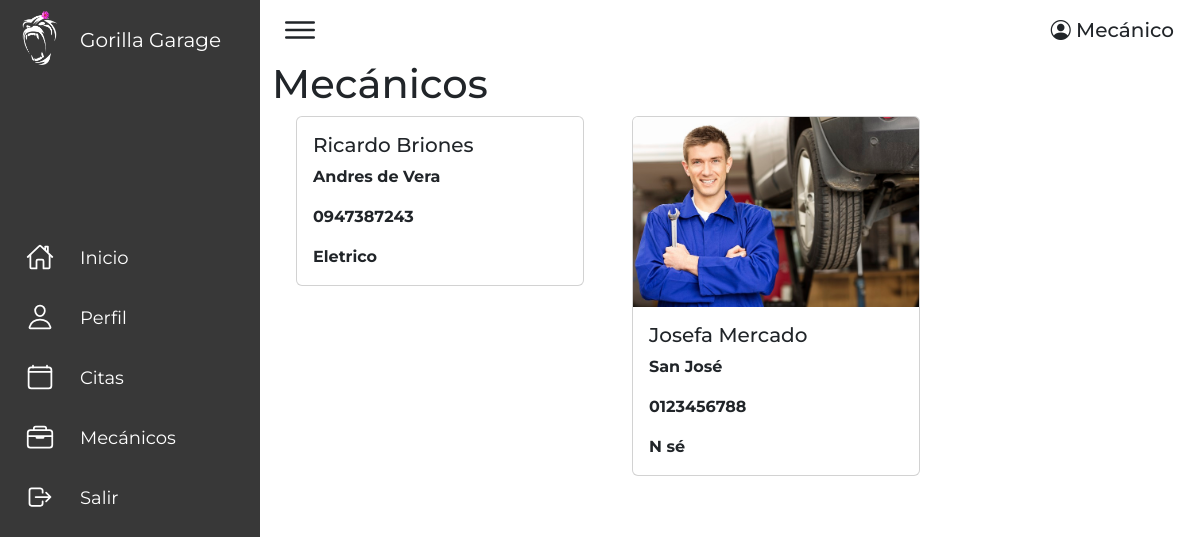
Page /mecanicos/ (signed in) on the committed database.
### mecanico/models.py (models this page shows, shortened)
class Mecanico(models.Model):
    user=models.OneToOneField(User,on_delete=models.CASCADE)
    imagen = models.ImageField(upload_to=f'mecanico/%Y/%m/%d', blank=True)
    direccion=models.CharField(max_length=150,blank=True,null=True,verbose_name="Dirección")
    telefono=models.CharField(max_length=10,blank=True,null=True,verbose_name="Teléfono")
    cargo=models.CharField(max_length=50,blank=True,null=True,verbose_name="Cargo")
    fechanacimiento=models.DateField(blank=True,null=True,verbose_name="Fecha de Nacimiento")
    class Meta:
        verbose_name = 'mecanico'
        verbose_name_plural = 'mecanicos'

### mecanico/views.py (the view)
# urls.py: path('mecanicos/',mecanico.mecanicos,name='mecanicos'),
def mecanicos(request):
    usuario= get_object_or_404(User, pk=request.user.id)
    role = []
    if usuario.groups.filter(name='Clientes').exists():
        role = "Cliente"
    else:
        role = "Mecánico"
    mecanico = Mecanico.objects.all()
    data={'role': role, 'mecanico':mecanico}
    return render(request, 'mecanico/mecanico.html', data)

### mecanico/templates/mecanico/mecanico.html (shortened to what this page needs)
{% extends 'core/base.html' %}
{% load static %}
{% block content %}
<div class="container-xxl">
    <h1>Mecánicos</h1>
    <div class="row gx-4 row-cols-md-3 row-cols-xl-4">
        {% for mecanico in mecanico %}
        {% if mecanico.telefono != null %}
            <div class="col ms-md-4">
                <div class="card" style="width: 18rem;">
                    {% if not mecanico.imagen %}
                    {% else %}
                    <img src="{{ mecanico.imagen.url }}" class="card-img-top" alt="...">
                    {% endif %}
                    <div class="card-body">
                        <h5 class="card-title mb-1">{{mecanico.user.first_name}} {{mecanico.user.last_name}}</h5>
                        <p class="card-text mt-2">{{mecanico.direccion}}</p>
                        <p class="card-text mt-2">{{mecanico.telefono}}</p>
                        <p class="card-text mt-2">{{mecanico.cargo}}</p>
                    </div>
                </div>
            </div>
            {% endif %}
        {% endfor %}
    </div>
</div>
{% endblock %}

### core/templates/core/base.html (shortened to what this page needs)
<!DOCTYPE html>
<html lang="en">
  <head>
    {% load static %}
    <link href="https://cdn.jsdelivr.net/npm/bootstrap@5.3.0-alpha1/dist/css/bootstrap.min.css" rel="stylesheet"/>
    <link rel="stylesheet" href="https://cdn.jsdelivr.net/npm/bootstrap-icons@1.10.3/font/bootstrap-icons.css">
    <link rel="stylesheet" type="text/css" href="https://cdn.datatables.net/v/bs5/dt-1.13.2/datatables.min.css"/>
    <link rel="stylesheet" href="{% static 'core/css/main.css' %}" />
  </head>
  <body>
    <div class="contend">
      <div class="navegacion">
        <ul class="mio2">
          <li class="li">
            <a href="{% url 'home' %}" class="a">
              <span class="icon">
                <img src="{% static 'core/img/logo.png' %}" alt="Logo" class="logo" />
              </span>
              <span class="titulo">Gorilla Garage</span>
            </a>
          </li>
          <li class="li">
            <a href="/" class="a">
              <span class="icon">
                <ion-icon name="home-outline"></ion-icon>
              </span>
              <span class="title">Inicio</span>
            </a>
          </li>
          <li class="li">
            <a href="{% url 'profileUser' %}" class="a">
              <span class="icon">
                <ion-icon name="person-outline"></ion-icon>
              </span>
              <span class="title">Perfil</span>
            </a>
          </li>
          <li class="li">
            <a href="{% url 'cita' %}" class="a">
              <span class="icon">
                <ion-icon name="calendar-clear-outline"></ion-icon>
              </span>
              <span class="title">Citas</span>
            </a>
          </li>
          <li class="li">
            <a href="{% url 'mecanicos' %}" class="a">
              <span class="icon">
                <ion-icon name="briefcase-outline"></ion-icon>
              </span>
              <span class="title">Mecánicos</span>
            </a>
          </li>
          <li class="li">
            <a href="{% url 'logout' %}" class="a">
              <span class="icon">
                <ion-icon name="log-out-outline"></ion-icon>
              </span>
              <span class="title">Salir</span>
            </a>
          </li>
        </ul>
      </div>
      <div class="main">
        <div class="topbar">
          <div class="toggle">
            <ion-icon name="menu-outline"></ion-icon>
          </div>
          <div class="user me-3 mt-0">
            <h5 class="mb-0"><i class="bi bi-person-circle"></i> {{ role }}</h5>
        </div>
        </div>
        {% block content %}{% endblock content %}
      </div>
    </div>
  </body>
</html>

### core/static/core/css/main.css (style rules this page uses)
* { font-family: 'Montserrat', sans-serif; margin: 0; padding: 0; box-sizing: border-box; }
:root { --delete: rgb(172, 0, 0); --blue2: #3dcbd8; --blue: rgba(0, 0, 0, 0.78); --white: #fff; --gray: #f5f5f5; --black1: #111113; --black2: #934d85; --crema: #DEB297; --cafe: #7B7066; --morado: rgb(250, 0, 255, 0.56); --morado2: #FE33E5; }
body { min-height: 100vh; overflow-y: auto; }
.navegacion { position: fixed; width: 260px; height: 100%; background: var(--blue); border-left: 10px solid rgba(0, 0, 0, 0.0); border-right: 10px solid rgba(0, 0, 0, 0.0); transition: 0.5s; }
.main { position: absolute; width: calc(100% - 260px); left: 260px; min-height: 100vh; background: var(--white); transition: 0.5s; }
.topbar { width: 100%; height: 60px; display: flex; justify-content: space-between; align-items: center; padding: 0 10px; }
.toggle { position: relative; width: 60px; height: 60px; display: flex; justify-content: center; align-items: center; font-size: 2.5rem; cursor: pointer; }
.logo { width: 55px; }
.navegacion>.mio2 { position: absolute; top: 0; left: 0; width: 100%; padding-left: 0rem; justify-content: center; }
.navegacion>.mio2>.li { position: relative; width: 100%; list-style: none; border-top-left-radius: 30px; border-bottom-left-radius: 30px; border-top-right-radius: 30px; border-bottom-right-radius: 30px; }
.card-text { font-weight: bold; }
.navegacion>.mio2 li:nth-child(2) { margin-top: 21vh; pointer-events: visible; }
.navegacion>.mio2>.li>.a { position: relative; display: block; width: 100%; display: flex; text-decoration: none; color: var(--white); }
.navegacion>.mio2>.li>.a>.icon { position: relative; display: block; min-width: 60px; height: 60px; line-height: 75px; text-align: center; }
.navegacion>.mio2>.li>.a>.icon ion-icon { font-size: 1.75rem; }
.navegacion>.mio2>.li>.a>.title { position: relative; display: block; padding: 0 10px; height: 60px; line-height: 60px; text-align: start; white-space: nowrap; font-size: 18px; }
.navegacion>.mio2>.li>.a>.titulo { position: relative; display: block; padding: 0 10px; height: 60px; line-height: 80px; text-align: start; white-space: nowrap; font-size: 20px; }
@media (min-width: 768px) { .row-cols-md-3>* { flex: 0 0 auto; width: auto; } }

### rows in the picture
Mecanico: user.first_name "Ricardo", user.last_name "Briones", direccion "Andres de Vera", telefono "0947387243", cargo "Eletrico"
Mecanico: imagen (picture), user.first_name "Josefa", user.last_name "Mercado", direccion "San José", telefono "0123456788", cargo "N sé"

### other values in the picture
{{ role }} "Mecánico"
